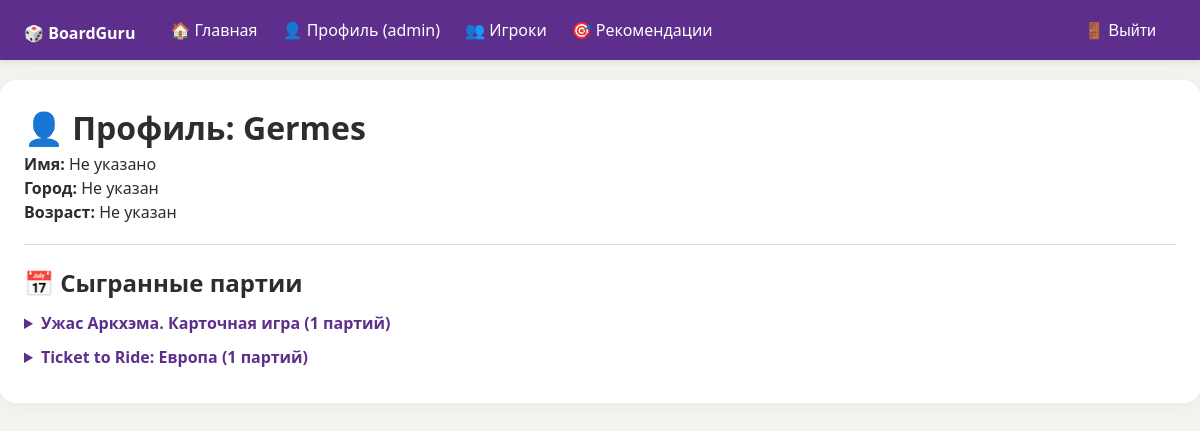
Page /users/2/ (signed in) on the committed database.
### users/models.py (models this page shows, shortened)
class Profile(models.Model):
    user = models.OneToOneField(User, on_delete=models.CASCADE)
    city = models.CharField(max_length=100, blank=True)
    age = models.IntegerField(null=True, blank=True)
    phone = models.CharField(max_length=20, blank=True)

### games/models.py (models this page shows, shortened)
class Game(models.Model):
    name = models.CharField(max_length=200, verbose_name="Название")
    min_players = models.IntegerField(verbose_name="Мин. игроков")
    max_players = models.IntegerField(verbose_name="Макс. игроков")
    min_duration = models.IntegerField(verbose_name="Мин. время (мин)", null=True, blank=True)
    max_duration = models.IntegerField(verbose_name="Макс. время (мин)", null=True, blank=True)
    min_age = models.IntegerField(verbose_name="Мин. возраст", null=True, blank=True)
    max_age = models.IntegerField(verbose_name="Макс. возраст", null=True, blank=True)
    thematics = models.TextField(verbose_name="Тематики", blank=True)
    categories = models.TextField(verbose_name="Категории", blank=True)
    class Meta:
        verbose_name = "Игра"
        verbose_name_plural = "Игры"

### users/views.py (the view)
# urls.py: path('<int:user_id>/', views.user_profile_detail, name='user_profile_detail'),  # ← /users/1/
@login_required
def user_profile_detail(request, user_id):
    other_user = get_object_or_404(User, id=user_id)
    profile = Profile.objects.get_or_create(user=other_user)[0]
    played_games_by_game = {}
    for result in PlayerResult.objects.filter(player=other_user).select_related('played_game__game'):
        game = result.played_game.game
        if game not in played_games_by_game:
            played_games_by_game[game] = []
        played_games_by_game[game].append(result.played_game)
    return render(request, 'users/user_profile_detail.html', {
        'other_user': other_user,
        'profile': profile,
        'played_games_by_game': played_games_by_game,
    })

### templates/users/user_profile_detail.html (shortened to what this page needs)
{% extends 'base.html' %}
{% block content %}
<h1>👤 Профиль: {{ other_user.username }}</h1>
<p><strong>Имя:</strong> {{ other_user.first_name|default:"Не указано" }}</p>
<p><strong>Город:</strong> {{ profile.city|default:"Не указан" }}</p>
<p><strong>Возраст:</strong> {{ profile.age|default:"Не указан" }}</p>
<hr>
<h2>📅 Сыгранные партии</h2>
{% if played_games_by_game %}
    {% for game, sessions in played_games_by_game.items %}
        <details>
            <summary><strong>{{ game.name }}</strong> ({{ sessions|length }} партий)</summary>
        </details>
    {% endfor %}
{% else %}
    <p>Этот игрок ещё не записал ни одной партии</p>
{% endif %}
{% endblock %}

### templates/base.html (shortened to what this page needs)
<!DOCTYPE html>
<html>
<head>
</head>
<body>
    <nav>
        <div class="nav-left">
            <div class="logo">
                <a href="{% url 'games' %}">🎲 BoardGuru</a>
            </div>
            <a href="{% url 'games' %}">🏠 Главная</a>
            {% if user.is_authenticated %}
                <a href="{% url 'profile' %}">👤 Профиль ({{ user.username }})</a>
                <a href="{% url 'user_list' %}">👥 Игроки</a>
                <a href="{% url 'recommendations' %}">🎯 Рекомендации</a>
            {% endif %}
        </div>
        <div class="nav-right">
            {% if user.is_authenticated %}
                <form action="{% url 'account_logout' %}" method="post" style="display: inline;">
                    <button type="submit">🚪 Выйти</button>
                </form>
            {% else %}
                <a href="{% url 'account_login' %}">🔐 Войти</a>
                <a href="{% url 'account_signup' %}">📝 Регистрация</a>
            {% endif %}
        </div>
    </nav>
    <div class="container">
        {% block content %}{% endblock %}
    </div>
</body>
</html>

### templates/base.html (style rules this page uses)
* { margin: 0; padding: 0; box-sizing: border-box; }
body { font-family: 'Segoe UI', 'Inter', -apple-system, BlinkMacSystemFont, Roboto, sans-serif; background: #f5f3ef; color: #2d2d2d; line-height: 1.5; }
nav { background: #5E2E8C; padding: 12px 24px; color: white; display: flex; justify-content: space-between; align-items: center; flex-wrap: wrap; gap: 15px; box-shadow: 0 2px 8px rgba(0,0,0,0.1); }
nav a, nav button { color: white; text-decoration: none; margin-right: 20px; background: none; border: none; cursor: pointer; font-size: 16px; transition: opacity 0.2s; }
.nav-left { display: flex; align-items: center; flex-wrap: wrap; gap: 5px; }
.nav-right { display: flex; align-items: center; flex-wrap: wrap; gap: 5px; }
.logo { font-size: 24px; font-weight: 700; margin-right: 30px; }
.logo a { color: white; text-decoration: none; margin-right: 0; }
.container { max-width: 1400px; margin: 20px auto; padding: 24px; background: white; border-radius: 16px; box-shadow: 0 4px 20px rgba(0, 0, 0, 0.04); }
details { margin: 10px 0; }
summary { cursor: pointer; font-weight: 600; color: #5E2E8C; }
hr { margin: 20px 0; border: none; border-top: 1px solid #e2dbd0; }

### rows in the picture
Profile: city "Не указан", age "Не указан"
Game: name "Ужас Аркхэма. Карточная игра", sessions "1"
Game: name "Ticket to Ride: Европа", sessions "1"

### other values in the picture
{{ user.username }} "admin"
{{ other_user.username }} "Germes"
{{ other_user.first_name|default:"Не указано" }} "Не указано"
